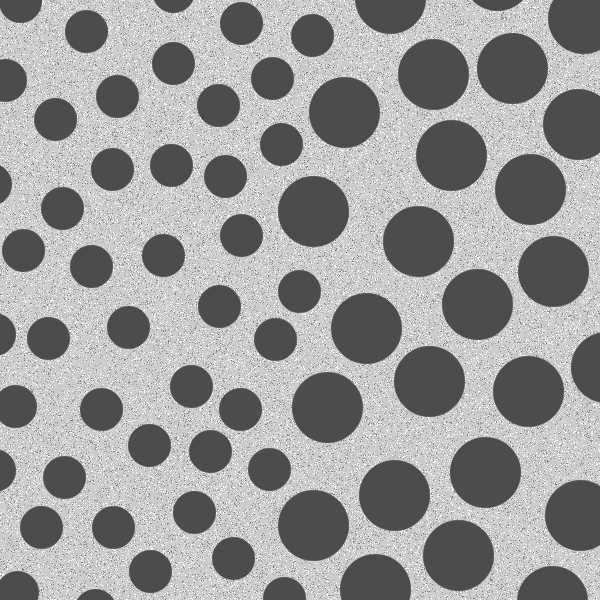
%> input picture Lab4-Morphology-main/Lab4-Morphology-main/assets/blobs.tif, 600 x 600 px
$ octave task3.m   (GNU Octave 9; MATLAB toolbox functions it lacks are replaced by stand-ins)
%> lines starting %> are read from the running program, lines starting %| are printed output that depends on the picture; in (x1, y1, x2, y2) boxes, pixels count from 0 and x2, y2 are one past the last pixel; in counts of white or black regions, pixels touching at a corner belong together; the program's own positions count from 1
clear all
close all
I = imread('assets/blobs.tif');
%> I is the input picture: size 600x600 uint8; min 76, max 255, mean 153.6
I = imcomplement(I);
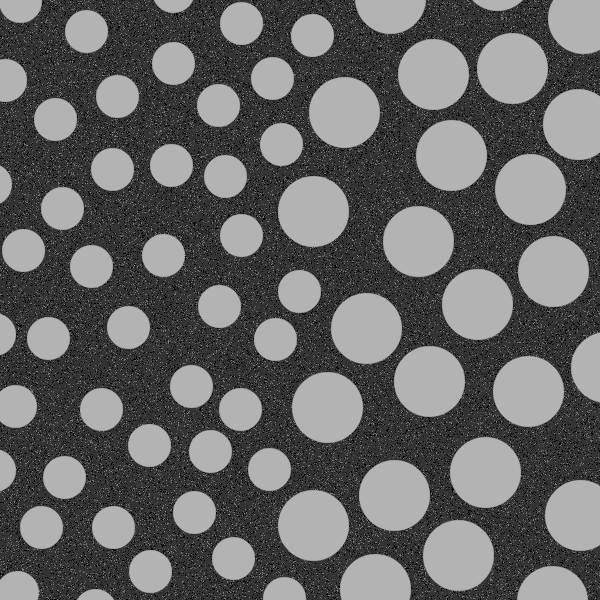
%> I: size 600x600 uint8; min 0, max 179, mean 101.4
level = graythresh(I);
%> level = 0.439
A = ones(3,3);     % generate a 3x3 matrix of 1's
BW = imbinarize(I, level);
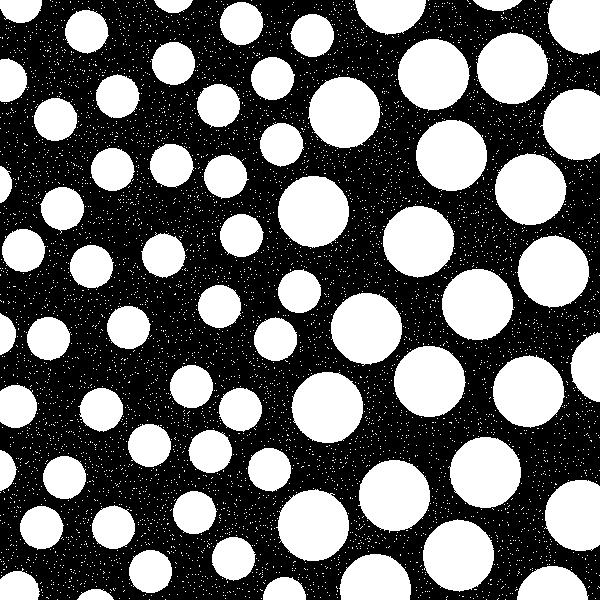
%> BW: size 600x600 logical; 41% white; 5794 white regions (5725 under 20 px), largest, box (x1, y1, x2, y2) and area: (276, 489, 349, 561) 3970, (291, 372, 363, 443) 3966, (476, 32, 549, 104) 3964

BWeroded = imerode(BW,A);
%> BWeroded: size 600x600 logical; 35.7% white; 69 white regions, largest, box (x1, y1, x2, y2) and area: (279, 177, 348, 246) 3678, (293, 373, 362, 442) 3678, (399, 40, 468, 109) 3677
boundary = BW - BWeroded
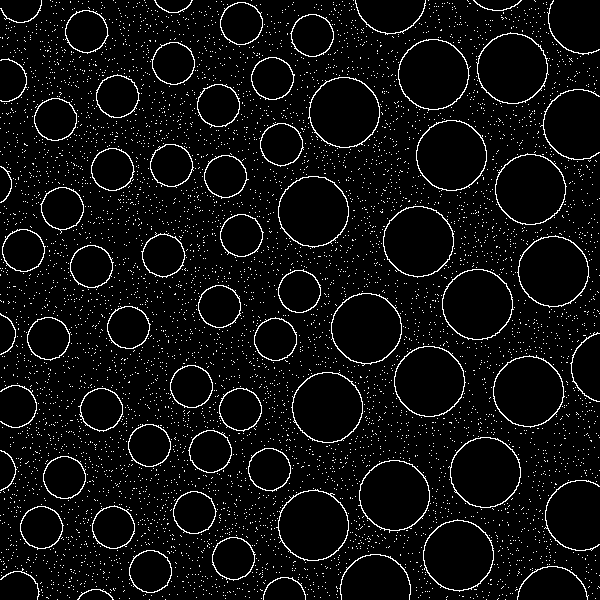
%> boundary: size 600x600 double; values 0 (black) and 1 (white), 5.3% white in thin lines or dots
montage({I,BW,BWeroded,boundary},'Size', [1 4]);
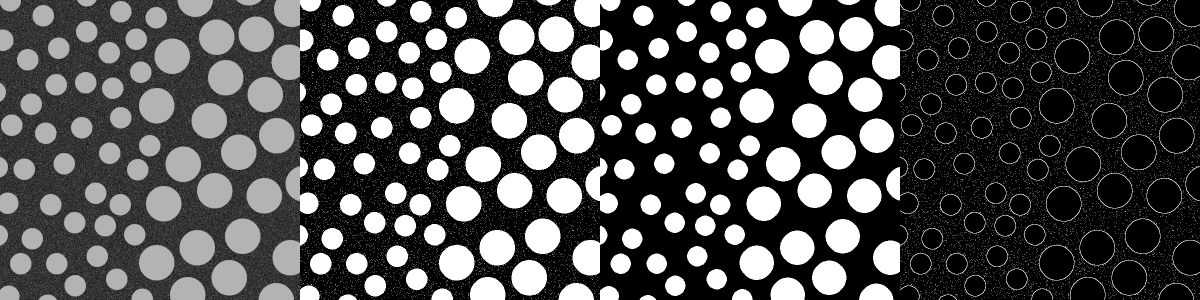
%> displayed picture: size 600x2400, on the screen's scale of 0 to 255 (shown at 1/2 size); min 0, max 255, mean 77.7

BW_o = imopen(BW,A);
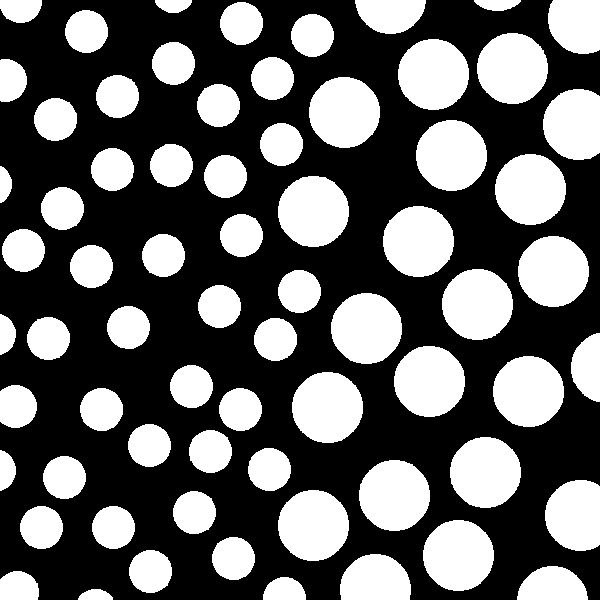
%> BW_o: size 600x600 logical; 39.1% white; 69 white regions, largest, box (x1, y1, x2, y2) and area: (278, 176, 349, 247) 3958, (292, 372, 363, 443) 3958, (398, 39, 469, 110) 3957
boundary2 = BW_o - BWeroded
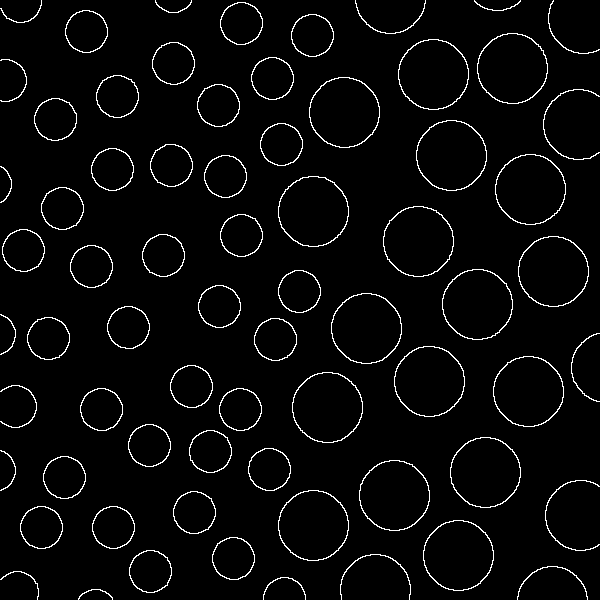
%> boundary2: size 600x600 double; values 0 (black) and 1 (white), 3.4% white in thin lines or dots
montage({I,BW,BWeroded,boundary,boundary2},'Size', [1 5]);
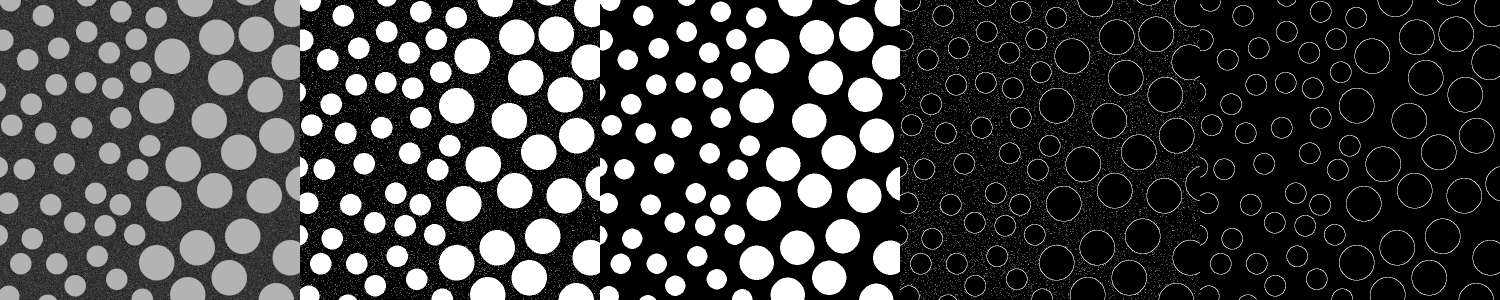
%> displayed picture: size 600x3000, on the screen's scale of 0 to 255 (shown at 1/2 size); min 0, max 255, mean 63.9

$ run again, with Lab4-Morphology-main/Lab4-Morphology-main/assets/fingerprint.tif copied over Lab4-Morphology-main/Lab4-Morphology-main/assets/blobs.tif
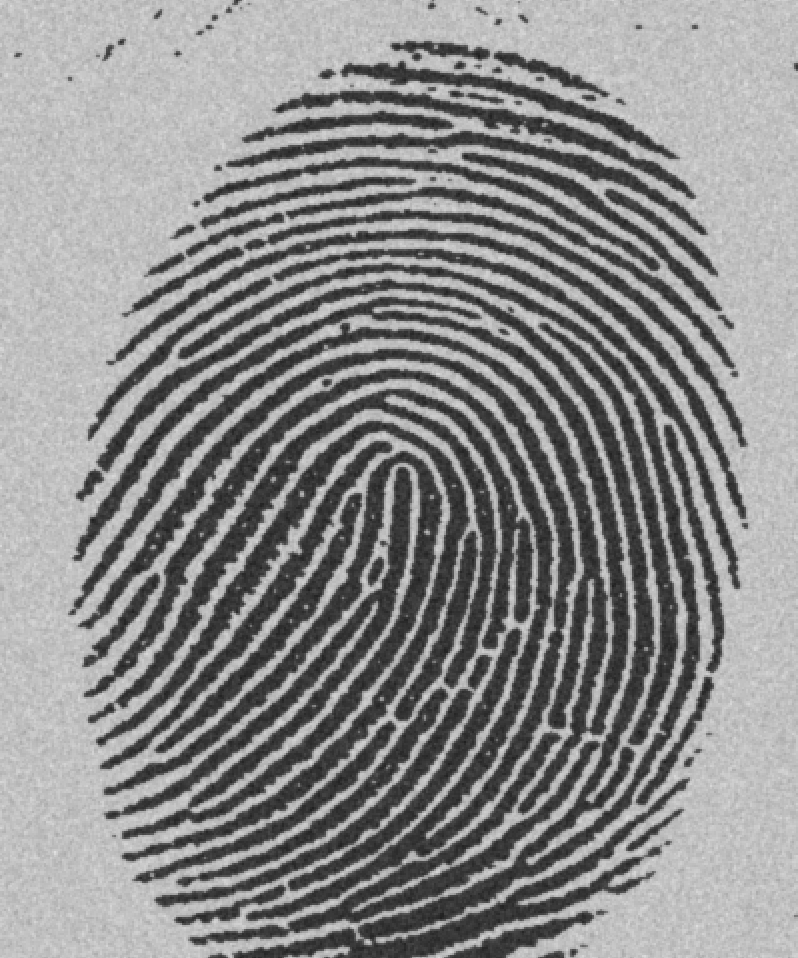
%> input picture Lab4-Morphology-main/Lab4-Morphology-main/assets/fingerprint.tif, 798 x 958 px
%> I is the input picture: size 958x798 uint8; min 29, max 224, mean 140
%> level = 0.506
%> `BW = imbinarize(I, level);`:
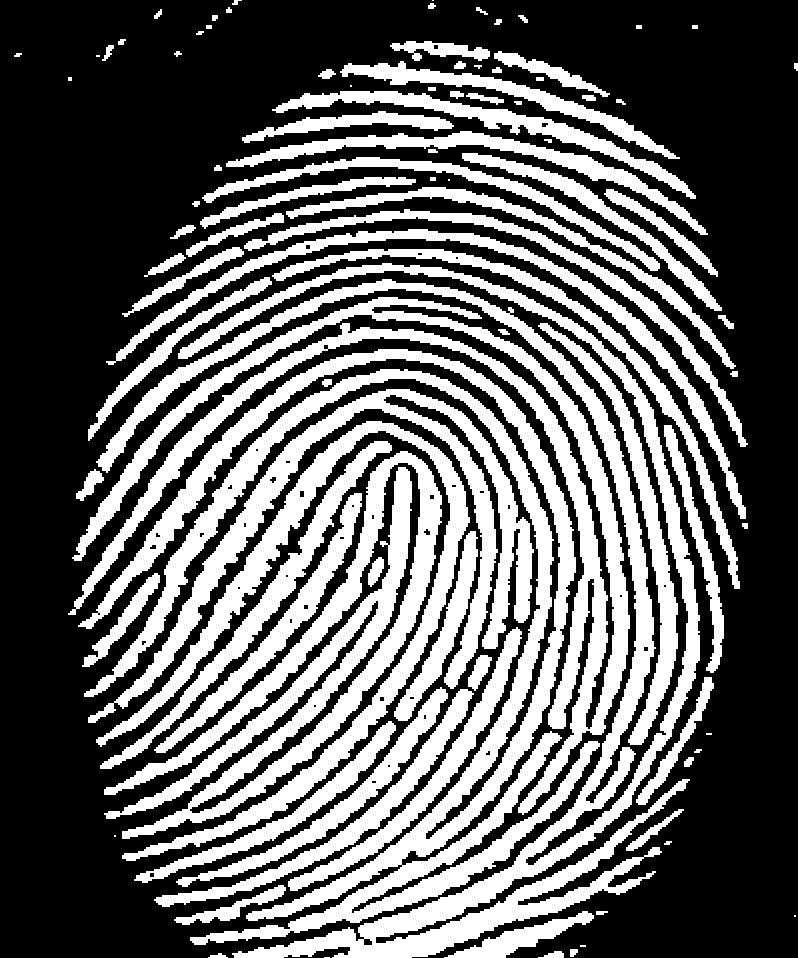
%> BW: size 958x798 logical; 38.1% white; 97 white regions (10 under 20 px), largest, box (x1, y1, x2, y2) and area: (78, 349, 600, 945) 43740, (96, 263, 700, 958) 40222, (68, 297, 630, 815) 29700
%> BWeroded: size 958x798 logical; 30% white; 105 white regions (38 under 20 px), largest, box (x1, y1, x2, y2) and area: (99, 264, 699, 958) 31840, (81, 350, 575, 920) 27180, (117, 390, 533, 706) 14536
%> boundary: size 958x798 double; values 0 (black) and 1 (white), 8.2% white in thin lines or dots
%> BW_o: size 958x798 logical; 38% white; 98 white regions (9 under 20 px), largest, box (x1, y1, x2, y2) and area: (80, 349, 600, 945) 43632, (98, 263, 700, 958) 39984, (104, 451, 442, 839) 26604
%> boundary2: size 958x798 double; values 0 (black) and 1 (white), 8% white in thin lines or dots
%> `montage({I,BW,BWeroded,boundary,boundary2},'Size', [1 5]);`:
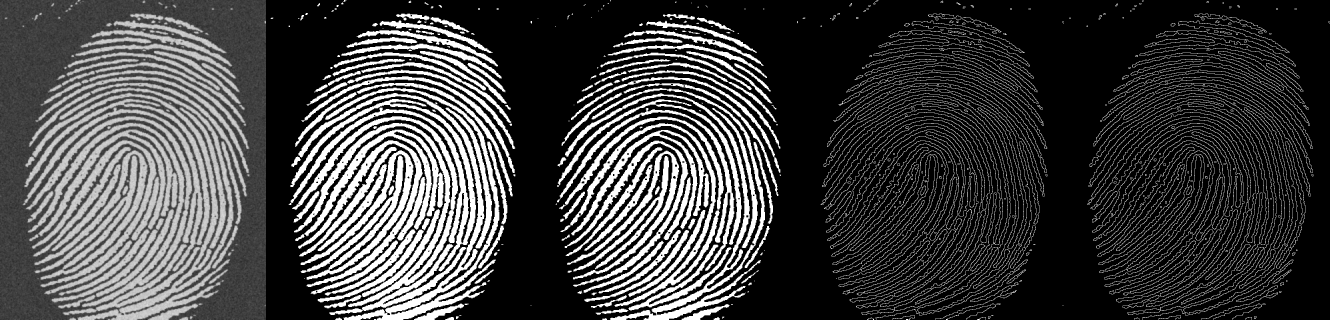
%> displayed picture: size 958x3990, on the screen's scale of 0 to 255 (shown at 1/3 size); min 0, max 255, mean 66
